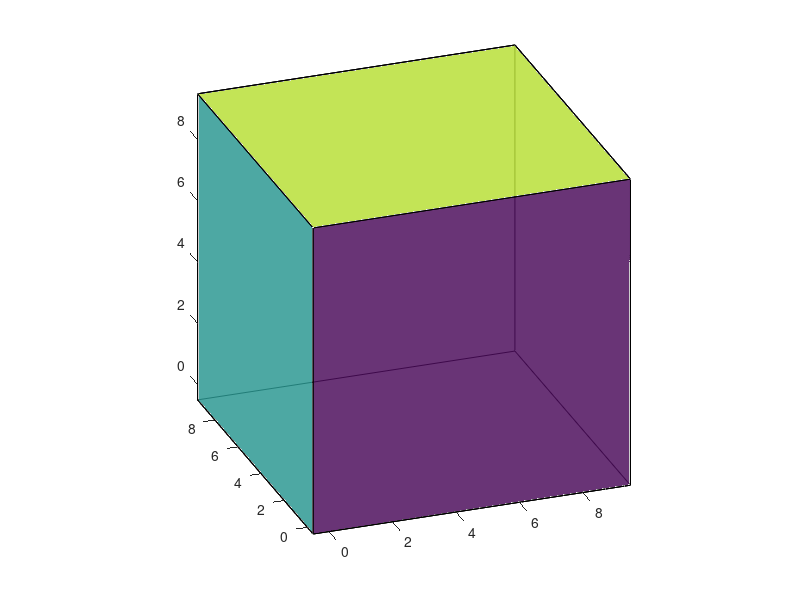
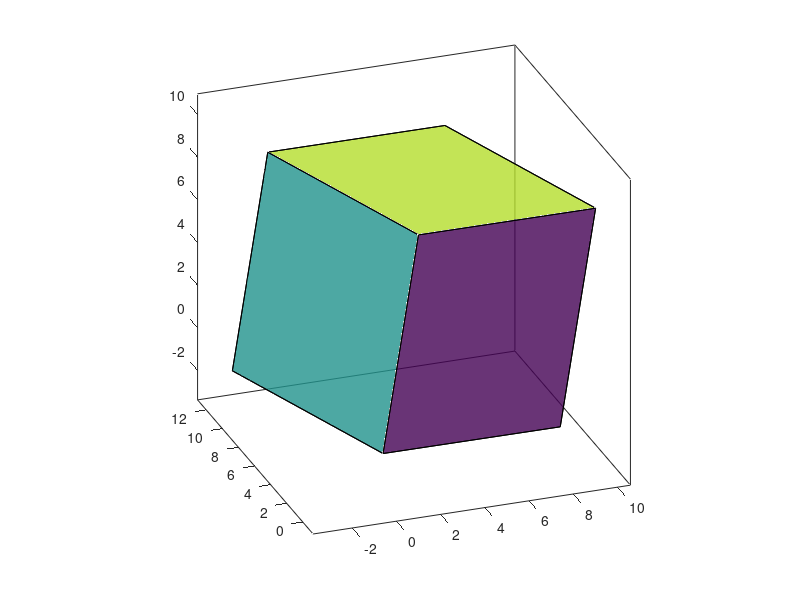
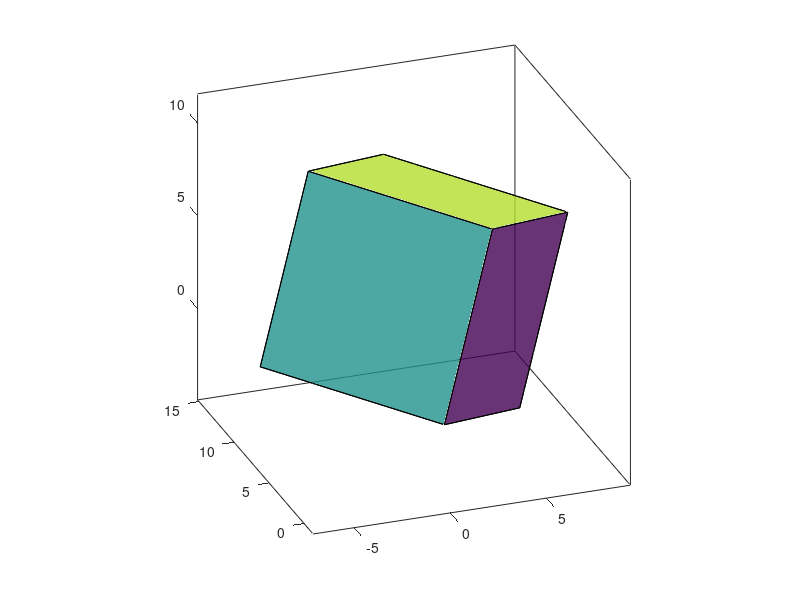
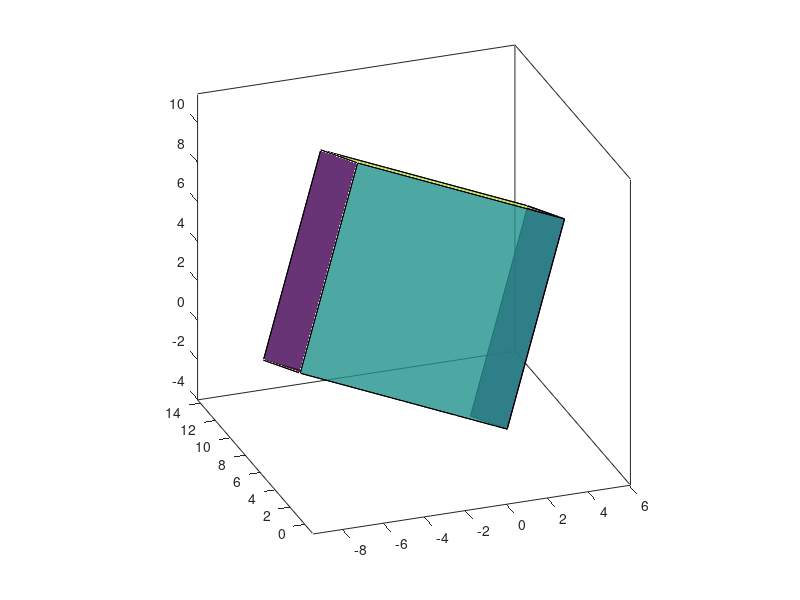

Here is the MATLAB script that generated these plots, in order:
clear all
clc
%% Transformation%%%%%%%%
 
t = 0:1:5;   %5 second
delta = 1;
a = zeros(1,11);   %Alpha
b = zeros(1,11);   %Beta`
g = zeros(1,11);   %Gamma
 
a_dot = zeros(1,11);   %Velocity of Alpha 
b_dot = zeros(1,11);   %Velocity of Beta
g_dot = zeros(1,11);   %Velocity of Gamma
 
w_x = sin(t)/20;    %Gyroscope at x coordinate
w_y = sin(2*t)/20;  %Gyroscope at y coordinate
w_z = cos(t)/10;    %Gyroscope at z coordinate
 
%Compute Alpha, Beta, Gamma from data of Gyroscopes
a(1) = pi/18;
b(1) = pi/18;
g(1) = pi/18;
 
for i = 1:5
    %Compute Jacobian matrix
   E = [0, -sin(a(i)), cos(a(i))*sin(b(i));
          0, cos(a(i)), sin(a(i))*sin(b(i));
          1, 0, cos(b(i))];
       
    W = [w_x(i); w_y(i); w_z(i)];
    
    %Compute a_dot, b_dot, g-dot
    V = inv(E)*W;
    
    a_dot(i) = V(1);
    b_dot(i) = V(2);
    g_dot(i) = V(3);
    
    %Intergration for alpha, beta, gamma next cycle
    a(i+1) = a(i) + delta*a_dot(i);
    b(i+1) = b(i) + delta*b_dot(i);
    g(i+1) = g(i) + delta*g_dot(i);
end
 
%Define the cubic, 4 face around
X = [0 0 0 0 0 10; 10 0 10 10 10 10; 10 0 10 10 10 10; 0 0 0 0 0 10];
Y = [0 0 0 0 10 0; 0 10 0 0 10 10; 0 10 10 10 10 10; 0 0 10 10 10 0];
Z = [0 0 10 0 0 0; 0 0 10 0 0 0; 10 10 10 0 10 10; 10 10 10 0 10 10];
 
xc=0; yc=0; zc=0;    % coordinated of the center
L=1;                 % cube size (length of an edge)
alpha=0.8;           % transparency (max=1=opaque)
 
%Draw the cubic at the initial
C= [0.1 0.5 0.8 0.8 0.1 0.9];  % color/face
 s = 0;
 
   X = L*(X-0.5) + xc;
   Y = L*(Y-0.5) + yc;
   Z = L*(Z-0.5) + zc;  
 
    figure();
    fill3(X,Y,Z,C,'FaceAlpha',alpha);    % draw cube
    axis equal;
    AZ=-20;         % azimuth
    EL=25;          % elevation
    view(AZ,EL);    % orientation of the axes  
    
%Draw the cubic by time
for j=1:5
    a11 = cos(a(j))*cos(b(j))*cos(g(j)) - sin(a(j))*sin(g(j));
    a21 = sin(a(j))*cos(b(j))*cos(g(j)) + cos(a(j))*sin(g(j));
    a31 = -sin(b(j))*cos(g(j));
    
    a12 = -cos(a(j))*cos(b(j))*sin(g(j)) - sin(a(j))*cos(g(j));
    a22 = -sin(a(j))*cos(b(j))*sin(g(j)) + cos(a(j))*cos(g(j));
    a32 = sin(b(j))*sin(g(j));
    
    a13 = cos(a(j))*sin(b(j));
    a23 = sin(a(j))*sin(b(j));
    a33 = cos(b(j));
    
    K = [a11, a12, a13; a21, a22, a23; a31, a32, a33];
    
    %Row 1
    temp3 = [X(1,:); Y(1,:); Z(1,:)];
    temp4 = K*temp3;
    
    X(1,:) = temp4(1,:);
    Y(1,:) = temp4(2,:);
    Z(1,:) = temp4(3,:);
    
    %Row 2
    temp5 = [X(2,:); Y(2,:); Z(2,:)];
    temp6 = K*temp5;
    
    X(2,:) = temp6(1,:);
    Y(2,:) = temp6(2,:);
    Z(2,:) = temp6(3,:);
    
    %Row 3
    temp7 = [X(3,:); Y(3,:); Z(3,:)];
    temp8 = K*temp7;
    
    X(3,:) = temp8(1,:);
    Y(3,:) = temp8(2,:);
    Z(3,:) = temp8(3,:);
    %Row 4
    temp9 = [X(4,:); Y(4,:); Z(4,:)];
    temp10 = K*temp9;
    
    X(4,:) = temp10(1,:);
    Y(4,:) = temp10(2,:);
    Z(4,:) = temp10(3,:);
    
    s = 0;
 
    X = L*(X-s) + xc;
    Y = L*(Y-s) + yc;
    Z = L*(Z-s) + zc; 
 
    figure();
    
    fill3(X,Y,Z,C,'FaceAlpha',alpha);    % draw cube
    axis equal;
    AZ=-20;         % azimuth
    EL=25;          % elevation
    view(AZ,EL);    % orientation of the axes  
 end

